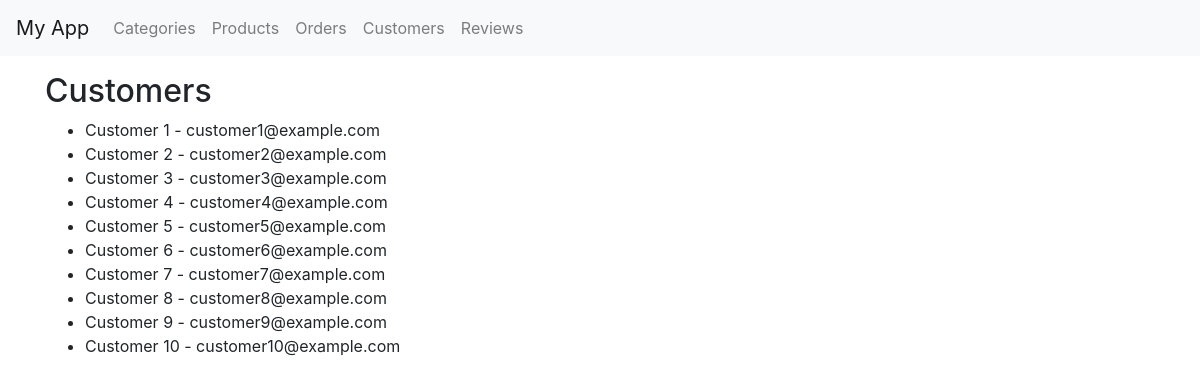
The app's page /customers/ with its own data.
### myapp/models.py (models this page shows, shortened)
class BaseModel(models.Model):
    created_at = models.DateTimeField(auto_now_add=True)
    updated_at = models.DateTimeField(auto_now=True)
    class Meta:
        abstract = True

class Customer(BaseModel):
    name = models.CharField(max_length=255)
    email = models.EmailField()

### myapp/views.py (the view)
# urls.py: path('customers/', CustomerListView.as_view(), name='customers'),
class CustomerListView(ListView):
    model = Customer
    template_name = 'customer_list.html'
    context_object_name = 'customers'

### myapp/templates/customer_list.html
{% extends 'base.html' %}
{% block content %}
  <h2>Customers</h2>
  <ul>
    {% for customer in customers %}
      <li>{{ customer.name }} - {{ customer.email }}</li>
    {% endfor %}
  </ul>
{% endblock %}

### records on screen
Customer: name "Customer 1", email "customer1@example.com"
Customer: name "Customer 2", email "customer2@example.com"
Customer: name "Customer 3", email "customer3@example.com"
Customer: name "Customer 4", email "customer4@example.com"
Customer: name "Customer 5", email "customer5@example.com"
Customer: name "Customer 6", email "customer6@example.com"
Customer: name "Customer 7", email "customer7@example.com"
Customer: name "Customer 8", email "customer8@example.com"
Customer: name "Customer 9", email "customer9@example.com"
Customer: name "Customer 10", email "customer10@example.com"
